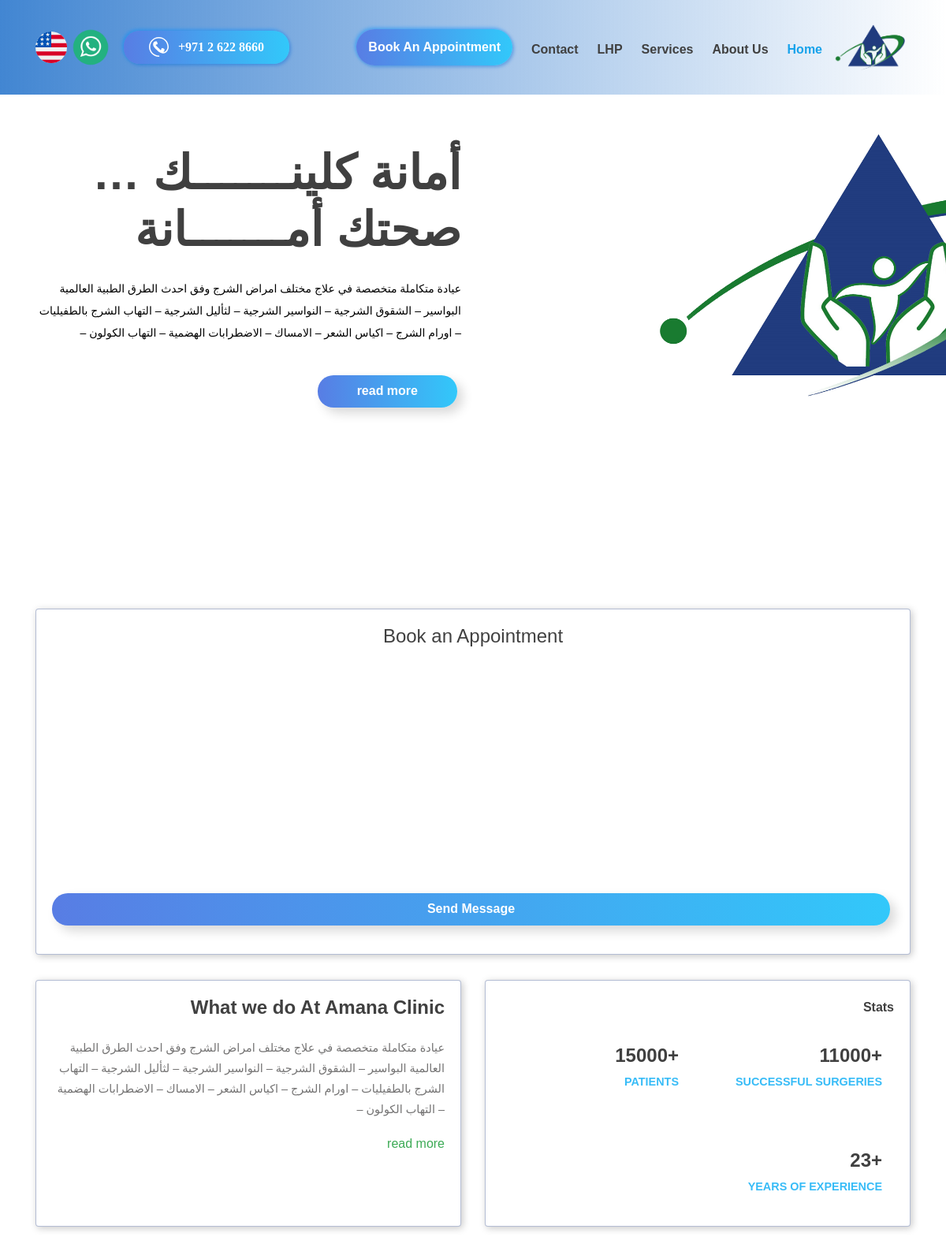
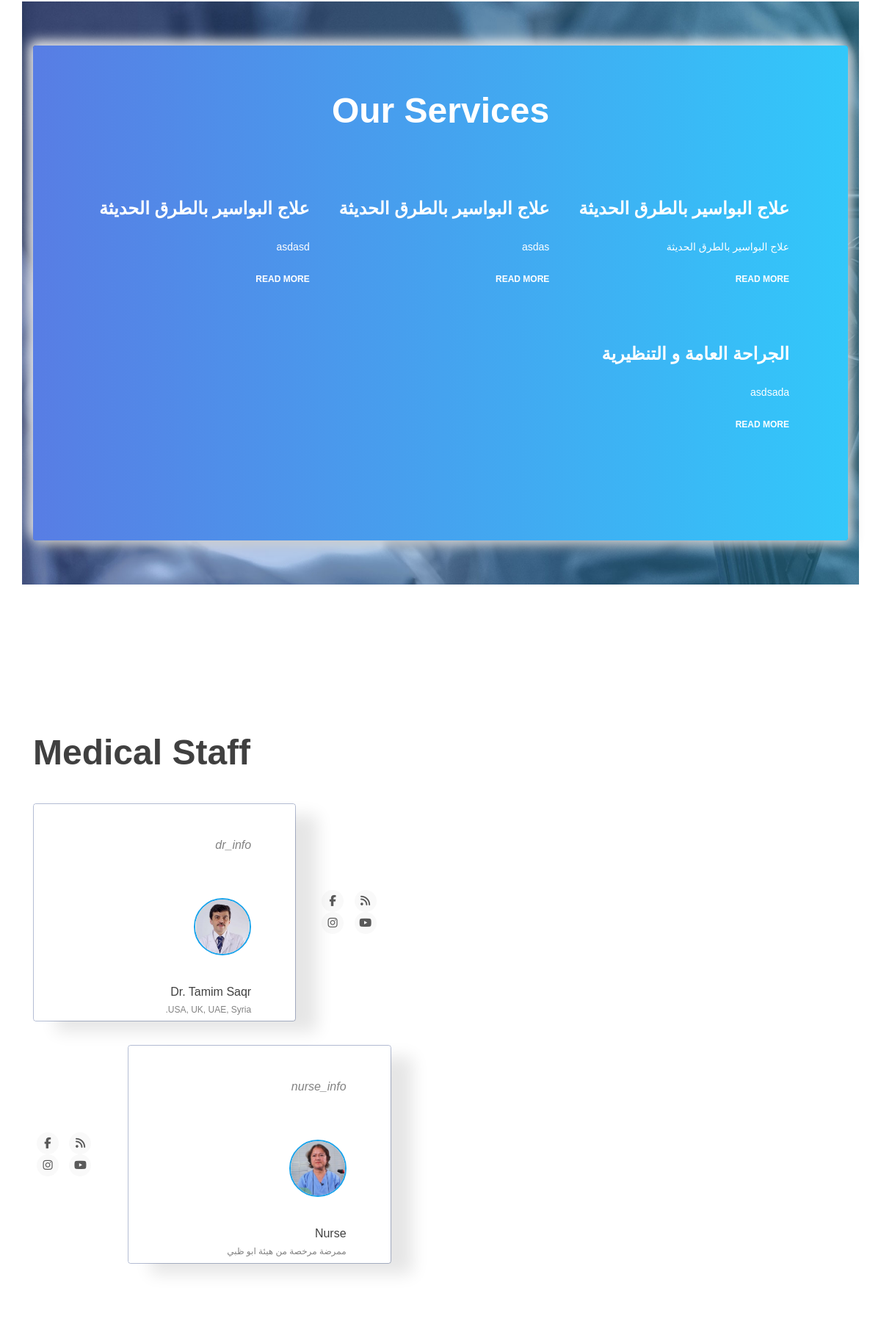
The page /home (upper part) on the database its author committed (2 pictures, top to bottom).
### amana/models.py (models this page shows, shortened)
class Information_and_Records(db.Model):
    id = db.Column(db.Integer, primary_key=True)
    Main_page_intro_title_ar = db.Column(db.Text, nullable=False)
    Main_page_intro_title_en = db.Column(db.Text, nullable=False)
    Main_page_intro_font_color = db.Column(db.Text)
    Main_page_intro_details_ar = db.Column(db.Text, nullable=False)
    Main_page_intro_details_en = db.Column(db.Text, nullable=False)
    Main_page_intro_details_font_color = db.Column(db.Text)
    Introduction_ar = db.Column(db.Text, nullable=False)
    Introduction_en = db.Column(db.Text, nullable=False)
    Introduction_font_color = db.Column(db.Text)
    phonenumber = db.Column(db.Integer, nullable=False)
    email = db.Column(db.Text, nullable=False)

class Service(db.Model):
    __tablename__ = 'service'
    __mapper_args__ = {'polymorphic_identity': 'service'}
    id = db.Column(db.Integer, primary_key=True)
    title_ar = db.Column(db.String(100), nullable=False)
    title_en = db.Column(db.String(100), nullable=False)
    title_font_color = db.Column(db.Text)
    title_Font_size = db.Column(db.Integer, nullable=False, default=18)
    content_ar = db.Column(db.Text, nullable=False)
    content_en = db.Column(db.Text, nullable=False)
    content_Font_size = db.Column(db.Integer, nullable=False, default=12)
    content_font_color = db.Column(db.Text)
    subservices = db.relationship('SubService', backref='parent Service', lazy=True)
    service_type = db.Column(db.String(32), nullable=False, default=__tablename__)
    __mapper_args__ = {'polymorphic_on': service_type}

class MainService(Service):
    __tablename__= 'main_service'
    id = db.Column(db.Integer, db.ForeignKey('service.id'),primary_key=True)
    service_type = db.Column(db.String(32), nullable=False, default=__tablename__)
    __mapper_args__ = {
        'polymorphic_identity':'main_service'
    }

class HemorrhiodsService(Service):
    __tablename__ = 'hemorrhiods_service'
    id = db.Column(db.Integer, db.ForeignKey('service.id'),primary_key=True)
    service_type = db.Column(db.String(32), nullable=False, default=__tablename__)
    __mapper_args__ = {
        'polymorphic_identity':'hemorrhiods_service'
    }

### amana/main/routes.py (the view, shortened to what this page needs)
@main.route("/", methods=['GET', 'POST'])
@main.route("/home", methods=['GET', 'POST'])
def home():
    FAQs = FAQ.query
    info = Information_and_Records.query.first()
    Services = Service.query.all()[-9:]
    contactform = ContactForm()
    bookingform = BookingForm()
    bookingform.service.choices = generate_services(get_locale())
    print()
    return render_template('mainxx.html', Services = Services, slider= True,info = info, contactform=contactform, bookingform=bookingform)

### amana/main/forms.py
class ContactForm(FlaskForm):
    name = StringField(_('name'),
                        validators=[DataRequired(), Email()])
    email = StringField(_('Email'),
                        validators=[DataRequired(), Email()])
    subject = StringField(_('Subject'),
                        validators=[DataRequired(), Email()])
    message = TextAreaField(_('Message'),
                        validators=[Optional(), Email()])
    image =  FileField(_('upload the file'), validators=[Optional(),FileAllowed(['jpg', 'png', 'svg'])])
    submit = SubmitField(_('Send Message'))

class BookingForm(FlaskForm):
    service = SelectField(_('Choose a medical service'),validators=[Optional()])
    name = StringField(_('name'),
                        validators=[DataRequired(), Email()])
    phone = StringField(_('phone'),
                        validators=[DataRequired(), Email()])
    email = StringField(_('Email'),
                        validators=[DataRequired(), Email()])
    date =  DateField(_('Date'),
                        validators=[DataRequired()], default=datetime.date(datetime.now()))
    message = TextAreaField(_('Message'),
                        validators=[Optional(), Email()])
    submit = SubmitField(_('Send Message'))

### amana/__init__.py (called while the page is built)
@babel.localeselector
def get_locale():
	if request.args.get('locale'):
		return request.args.get('locale')
	else:
		return 'ar'

def add_style_if_ar(style: str, style_en = ''):
    if (get_locale() and ('ar' in get_locale())):
    	return str(style)
    else:
    	return style_en

### amana/main/forms.py (called while the page is built)
def generate_services(locale):
    services = list()
    for service in Service.query.all():
        add(services,value =  service.title_en if locale == 'en' else (service.title_ar),key = service.title_en if locale == 'en' else (service.title_ar))
    add(services, value = _('consultation'), key = _('consultation'))
    print(len(services))
    return services

def add(list, value, key):
    choice = (key,value)
    list.append(choice)

### amana/main/routes.py (called while the page is built)
@app.context_processor
def inject():
    mainServices = MainService.query.all()
    hemorrhiodsServices = HemorrhiodsService.query.all()
    info = Information_and_Records.query.first()
    date = datetime.date(datetime.now())
    return dict(info=info, mainServices=mainServices, hemorrhiodsServices=hemorrhiodsServices, date = date)

### amana/templates/mainxx.html (shortened to what this page needs)
{% extends "layout.html" %}
{% block content %}
<div class="swiper-container hero-slider">
  <div class="swiper-wrapper">
      <div class="swiper-slide hero-content-wrap fade" style="background-image: url('static/img/logo-long-2.png')">
          <div class="hero-content-overlay position-absolute w-100 h-100">
              <div class="container h-100">
                  <div class="row h-100">
                      <div class="col-12 col-lg-6 d-flex flex-column justify-content-center align-items-start" style="{{add_style_if_ar('direction: rtl;text-align: right;', 'direction: ltr;text-align: left;')}}">
                          <header class="entry-header">
                              <h1>{{add_style_if_ar(info.Main_page_intro_title_ar,info.Main_page_intro_title_en)}}</h1>
                          </header>
                          <div class="entry-content mt-4">
                              <p>{{add_style_if_ar(info.Main_page_intro_details_ar,info.Main_page_intro_details_en)}}</p>
                          </div>
                          <footer class="entry-footer d-flex flex-wrap align-items-center mt-4">
                              <a href="#" class="button gradient-bg" style="color: white!important;">{{_('read more')}}</a>
                          </footer>
                      </div>
                  </div>
              </div>
          </div>
      </div>
  </div>
</div>
</header>
<main role="main" class="container mb-0 mt-0" >
<div class="row">
    <section>
        <div class="container-fluid white lighten-4 mb-0 mt-0 ">
            <div class="row mt-5 pt-3" id= "booking">
              <div class="col-lg-12 col-md-12 d-flex align-items-stretch">
    <div class="card booking-card card mt-2 mb-4"   style="width: inherit;">
      <div class="card-body" style="{{add_style_if_ar('direction: rtl;text-align: right;', 'direction: ltr;text-align: left;')}}">
        <form class="" method="POST" action="" enctype="multipart/form-data">
          <fieldset class="form-group">
          <p class="h4 mb-4 text-center">{{_('Book an Appointment')}}</p>
          <div class="row">
  </div>
  <div class="row">
          </div>
          {{ bookingform.submit(class="button gradient-bg swing", style="width: -moz-available;width: -webkit-fill-available; ", type="submit") }}
        </fieldset>
        </form>
      </div>
    </div>
                </div>
                <div class="col-lg-6 col-md-6 d-flex align-items-stretch">
      <div class="card booking-card mt-2 mb-4" style="width: -moz-available;width: -webkit-fill-available; " >
        <div class="card-body" style="{{add_style_if_ar('direction: rtl;text-align: right;', 'direction: ltr;text-align: left;')}}">
          <h4 class="card-title font-weight-bold mb-4"><a>{{_('What we do At Amana Clinic')}}</a></h4>
          <p class="card-text">{{add_style_if_ar(info.Main_page_intro_details_ar,info.Main_page_intro_details_en)}}</p>
          <footer class="entry-footer">
            <a href="#">{{_('read more')}}</a>
        </footer>
        </div>
      </div>
                </div>
                <div class="col-lg-6 col-md-6 d-flex align-items-stretch">
      <div class="card booking-card mt-2 mb-4 " style="width: -moz-available;width: -webkit-fill-available; ">
        <div class="card-body" style="{{add_style_if_ar('direction: rtl;text-align: right;', 'direction: ltr;text-align: left;')}}">
          <p class="card-title font-weight-bold mb-4">{{_('Stats')}}</p>
<div class="container">
  <div class="stats">
    <div class="clientrev">
      <span>+11000</span>
      <p>{{_('Successful Surgeries')}}</p>
    </div>
    <div class="adspend">
      <span>+15000</span>
      <p>{{_('patients')}}</p>
    </div>
    <div class="roi">
      <span>+23</span>
      <p>{{_('Years of Experience')}}</p>
    </div>
  </div>
</div>
        </div>
      </div>
                </div>
            </div>
          </div>
          </section>
      <div class="our-departments" style="width: -moz-available;width: -webkit-fill-available; ">
        <div class="container">
            <div class="row">
                <div class="col-12">
                    <div class="our-departments-wrap">
                        <h2>{{_('Our Services')}}</h2>
                        <div class="row" style="{{add_style_if_ar('direction: rtl;text-align: right;', 'direction: ltr;text-align: left;')}}">
                        {% for service in Services %}
                            <div class="col-12 col-md-6 col-lg-4">
                                <div class="our-departments-cont">
                                    <header class="entry-header d-flex flex-wrap align-items-center">
                                        <h3>{{ add_style_if_ar(service.title_ar,service.title_en) }}</h3>
                                    </header>
                                    <div class="entry-content">
                                        <p>{{ add_style_if_ar(service.content_ar,service.content_en)  }}</p>
                                    </div>
                                    <footer class="entry-footer">
                                        <a href="{{url_for('main.services', locale = request.args.get('locale'), type = ('main') if 'main' in (service.service_type) else '' )}}">{{_('read more')}}</a>
                                    </footer>
                                </div>
                            </div>
                            {% endfor %}
                        </div>
                    </div>
                </div>
            </div>
        </div>
    </div>
      <section class="testimonial-section">
        <div class="container">
            <div class="row">
                <div class="col-12">
                    <h2>{{_('Medical Staff')}}</h2>
                </div>
            </div>
        </div>
        <div class="testimonial-slider">
            <div class="container">
                <div class="row">
                    <div class="col-12 col-lg-9">
                        <div class="testimonial-bg-shape">
                            <div class="swiper-container testimonial-slider-wrap" style="{{add_style_if_ar('direction: rtl;text-align: right;', 'direction: ltr;text-align: left;')}}">
                                <div class="">
                                    <div class="">
                                        <div class="entry-content">
                                            <p>{{_('dr_info')}}</p>
                                        </div>
                                        <div class="entry-footer">
                                            <figure class="user-avatar">
                                                <img src="static/img/doctor-square.jpg" alt="">
                                            </figure>
                                            <h3 class="testimonial-user">{{_('Dr. Tamim Saqr')}} <span>{{_('USA, UK, UAE, Syria.')}}</span></h3>
                                        </div>
                                    </div>
                                </div>
                            </div>
                        </div>
                    </div>
                    <div class="col-12 col-lg" style="place-self: center;">
                      <ul class="social-network social-circle">
                        <li><a href="https://www.facebook.com/amana.clinic1" class="icoFacebook" title="Facebook"><i class="fa fa-facebook"></i></a></li>
                        <li><a href="http://amanaclinic.blogspot.com/" class="icoBlogpost" title="Blogpost"><i class="fa fa-rss"></i></a></li>
                        <li><a href="https://www.instagram.com/amana_clinic_/" class="icoInstagram" title="Instagram"><i class="fa fa-instagram"></i></a></li>
                        <li><a href="https://www.youtube.com/user/amanaclinic" class="icoYoutube" title="Youtube"><i class="fa fa-youtube"></i></a></li>                     </ul>
                    </div>
                </div>
                <div class="row" style="margin-top:2rem;">
                  <div class="col-12 col-lg-9 order-last">
                      <div class="testimonial-bg-shape">
                          <div class="swiper-container testimonial-slider-wrap" style="{{add_style_if_ar('direction: rtl;text-align: right;', 'direction: ltr;text-align: left;')}}">
                              <div class="">
                                  <div class="">
                                      <div class="entry-content">
                                          <p>{{_('nurse_info')}}</p>
                                      </div>
                                      <div class="entry-footer">
                                          <figure class="user-avatar">
                                              <img src="static/img/nurse-square.jpg" alt="">
                                          </figure>
                                          <h3 class="testimonial-user">{{_('Nurse')}} <span>{{add_style_if_ar('ممرضة مرخصة من هيئة ابو ظبي', 'Certified Nurse')}}</span></h3>
                                      </div>
                                  </div>
                              </div>
                          </div>
                      </div>
                  </div>
                  <div class="col-12 col-lg" style="place-self: center;">
                    <ul class="social-network social-circle">
                      <li><a href="https://www.facebook.com/amana.clinic1" class="icoFacebook" title="Facebook"><i class="fa fa-facebook"></i></a></li>
                      <li><a href="http://amanaclinic.blogspot.com/" class="icoBlogpost" title="Blogpost"><i class="fa fa-rss"></i></a></li>
                      <li><a href="https://www.instagram.com/amana_clinic_/" class="icoInstagram" title="Instagram"><i class="fa fa-instagram"></i></a></li>
                      <li><a href="https://www.youtube.com/user/amanaclinic" class="icoYoutube" title="Youtube"><i class="fa fa-youtube"></i></a></li>                     </ul>
                  </div>
              </div>
            </div>
        </div>
    </section>
  </main>
  {% endblock content %}

### amana/static/css/main.css (style rules this page uses)
body { background: #fafafa; color: #333333; margin-top: 5rem; }
h1, h2, h3, h4, h5, h6 { color: #444444; }

### rows shown on the page
Information_and_Records: Main_page_intro_title_ar+Main_page_intro_title_en "أمانة كلينـــــــك … صحتك أمـــــــانة", Main_page_intro_details_ar+Main_page_intro_details_en "عيادة متكاملة متخصصة في علاج مختلف امراض الشرج وفق احدث الطرق الطبية العالمية البواسير – الشقوق الشرجية – النواسير الشرجية – لثأليل الشرجية – التهاب الشرج بالطفيليات – اورام الشرج – اكياس الشعر – الامساك – الاضطرابات الهضمية – التهاب الكولون –"
Service: title_ar+title_en "علاج البواسير بالطرق الحديثة", content_ar+content_en "علاج البواسير بالطرق الحديثة"
Service: title_ar+title_en "علاج البواسير بالطرق الحديثة", content_ar+content_en "asdas"
Service: title_ar+title_en "علاج البواسير بالطرق الحديثة", content_ar+content_en "asdasd"
Service: title_ar+title_en "الجراحة العامة و التنظيرية", content_ar+content_en "asdsada"

### other values the page prints
{{ add_style_if_ar('ممرضة مرخصة من هيئة ابو ظبي', 'Certified Nurse') }} "ممرضة مرخصة من هيئة ابو ظبي"
